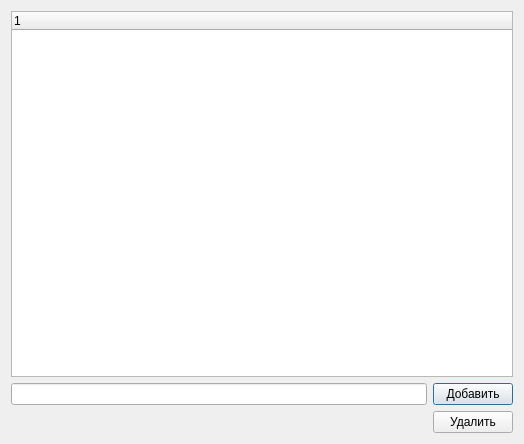
<?xml version="1.0" encoding="UTF-8"?>
<ui version="4.0">
 <class>Reddak</class>
 <widget class="QDialog" name="Reddak">
  <property name="geometry">
   <rect>
    <x>0</x>
    <y>0</y>
    <width>524</width>
    <height>444</height>
   </rect>
  </property>
  <property name="windowTitle">
   <string>Dialog</string>
  </property>
  <layout class="QVBoxLayout" name="verticalLayout">
   <item>
    <widget class="QTreeWidget" name="treeWidget">
     <column>
      <property name="text">
       <string notr="true">1</string>
      </property>
     </column>
    </widget>
   </item>
   <item>
    <layout class="QHBoxLayout" name="horizontalLayout">
     <item>
      <widget class="QLineEdit" name="lineEdit"/>
     </item>
     <item>
      <widget class="QPushButton" name="pushButton">
       <property name="text">
        <string>Добавить</string>
       </property>
      </widget>
     </item>
    </layout>
   </item>
   <item>
    <layout class="QHBoxLayout" name="horizontalLayout_2">
     <item>
      <spacer name="horizontalSpacer">
       <property name="orientation">
        <enum>Qt::Horizontal</enum>
       </property>
       <property name="sizeHint" stdset="0">
        <size>
         <width>40</width>
         <height>20</height>
        </size>
       </property>
      </spacer>
     </item>
     <item>
      <widget class="QPushButton" name="pushButton_2">
       <property name="text">
        <string>Удалить</string>
       </property>
      </widget>
     </item>
    </layout>
   </item>
  </layout>
 </widget>
 <resources/>
 <connections/>
</ui>
